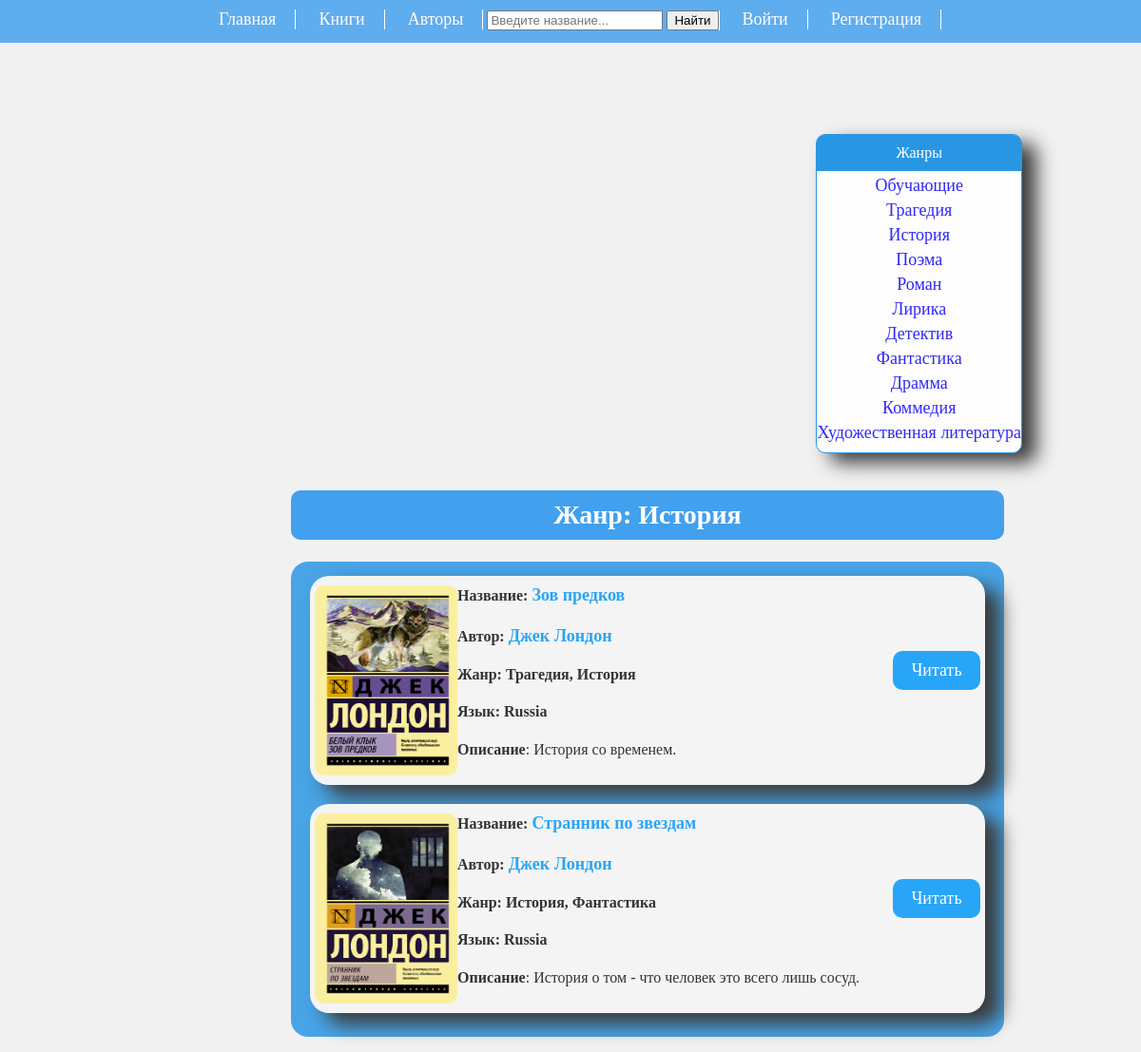
/genre_list/14/, run on the app's committed database.
### catalog/models.py (models this page shows, shortened)
class Genre(models.Model):
    LIST_GENRE =(
        ('n','Роман'),
        ('s','История'),
        ('d','Драмма'),
        ('c','Коммедия'),
        ('t','Трагедия'),
        ('p','Поэма'),
        ('f','Фантастика'),
        ('a','Художественная литература'),
        ('l','Лирика'),
        ('w','Обучающие'),
        ('k','Детектив')
    )
    name = models.CharField(
        max_length=2,
        help_text="Enter a book genre",
        choices=LIST_GENRE,
        unique=True,
        default='b')
    class Meta:
        ordering = ['-name']
    def get_absolute_url(self):
        return reverse('genre_list', args=[str(self.id)])

class Book(models.Model):
    title = models.CharField(max_length=200, verbose_name='Название')
    author = models.ForeignKey('Author', on_delete=models.CASCADE, null=True, verbose_name='Автор')
    summary = models.TextField(max_length=100, verbose_name='Описание')
    image = models.ImageField(upload_to='images/',verbose_name='Фото',null=True)
    pdf_file_book = models.FileField(upload_to='pdf/',verbose_name='Файл',null=True)
    genre = models.ManyToManyField('Genre', verbose_name='Жанр',related_name='genres_set')
    language = models.ForeignKey('Language', on_delete=models.SET_NULL, null=True, verbose_name='Язык')
    class Meta:
        ordering = ['title', 'author']
    def display_genre(self):
        return ', '.join([genre.name for genre in self.genre.all()])
    display_genre.short_description = 'Genre'
    def get_absolute_url(self):
        return reverse('book_detail', args=[str(self.id)])

class Author(models.Model):
    first_name = models.CharField(max_length=100)
    last_name = models.CharField(max_length=100)
    date_of_birth = models.DateField(null=True, blank=True)
    date_of_death = models.DateField('died', null=True, blank=True)
    class Meta:
        ordering = ['last_name', 'first_name']
    def __str__(self):
        return f'{self.first_name} {self.last_name}'
    def get_absolute_url(self):
        return reverse('author_detail', args=[str(self.id)])

class Language(models.Model):
    Language = (
        ('en','English'),
        ('ru','Russia'),
        ('ch','China'),
        ('fr','French'),
        ('po','Portugal'),
        ('ge','Germany'),
        ('sp','Spain')
    )
    name = models.CharField(
        max_length=50,
        choices=Language,
        unique=True,
        default='en')
    class Meta:
        ordering = ['name']

### catalog/views.py (the view)
# urls.py: path('genre_list/<int:pk>/', views.FilterBook.as_view(), name='genre_list')
class FilterBook(ListView):
    model = Genre
    def get_queryset(self):
        return super().get_queryset()
    def get_context_data(self, **kwargs):
        context = super().get_context_data(**kwargs)
        gr = Genre.objects.get(id=self.kwargs['pk'])
        context['genre'] = Genre.objects.all()
        context['genre_name'] = gr
        context["book_list"] = gr.genres_set.all
        return context

### catalog/templates/catalog/genre_list.html
{% extends 'catalog/pattern.html' %}
{% block content %}
{% if book_list %}
<div class="genre-list">
    <ul>
        <div class="genre-table">
            <li class="genre-title">
                Жанры
            </li>
            <div class="genre-list-td">
                {% for genre in genre %}
                    <li>
                        <span class="genre-span"><a href="{{ genre.get_absolute_url }}">{{ genre.get_name_display }}</a></span>
                    </li>
                {% endfor %}
            </div>
        </div>
    </ul>
</div>
<div class="list-info">
        <h2>Жанр: {{ genre_name.get_name_display }}</h2>
        <ul class="ul-list-book">
        {% for book in book_list %}
        <li>
            <div class="book-card">
                <div class="book-img">
                    <a href="{{ book.get_absolute_url }}"><img src="{{ book.image.url }}" alt=""></a>
                </div>
                <div class="book-info">
                    <strong>Название:
                        <a href="{{ book.get_absolute_url }}">
                            {{ book.title }}
                        </a>
                    </strong>
                    <h4>Автор:
                        <a href="{{ book.author.get_absolute_url }}">
                            {{book.author}}
                        </a>
                    </h4>
                    <h4>Жанр: {% for genre in book.genre.all %} {{ genre.get_name_display }}{% if not forloop.last %}, {% endif %}{% endfor %}</h4>
                    <h4>
                        Язык: {{ book.language.get_name_display }}
                    </h4>
                    <p>
                        <strong>Описание</strong>: {{ book.summary }}
                    </p>
                </div>
                <div class="book-read">
                    <a href="{{ book.get_absolute_url }}">Читать</a>
                </div>
            </div>
        </li>
        {% endfor %}
        </ul>
        {% else %}
        <h1 class="masage2">There are no books in the library.  :(</h1>
        {% endif %}
</div>
{% endblock %}

### catalog/static/catalog/css/styles.css (style rules this page uses)
body { margin: 0; padding: 0; color: #333; background: #f1f1f1; }
a { text-decoration: none; font-size: 18px; color: #3029f7; }
img { width: 120px; }
ul { padding: 0; }
li { list-style: None; }
.list-info { display: inline-block; width: 750px; margin-left: 25.5%; }
.list-info h2 { font-size: 28px; text-align: center; background: rgb(66, 160, 238); border-radius: 10px; padding: 10px 0 ; color: #ffffff; }
.genre-title { color: #ffffff; background: #2996e4; padding: 10px 0 ; border-radius: 8px 8px 0 0; }
.genre-list { float: right; margin: 80px 125px 0 0; }
.genre-list ul { background: #fefdfd; border: 1px solid #2996e4; padding-bottom: 10px; border-radius: 10px; box-shadow: 15px 10px 20px rgb(59, 59, 59); }
.genre-table { text-align: center; }
.genre-list-td { color: rgb(255, 255, 255); }
.genre-list-td li { margin-top: 5px; }
.ul-list-book { padding: 0; background: #2996e4d7; padding: 15px 20px 5px 20px; border-radius: 18px; }
.ul-list-book li { margin-bottom: 20px; background: #f4f4f4; border-radius: 20px; padding: 10px 5px; box-shadow: 16px 12px 20px rgb(59, 59, 59); }
.book-card { display:flex; height: 200px; }
.book-info { position: relative; width: 500px; }
.book-info a { color: #29a5f7; }
.book-img { position: relative; }
.book-img img { width: 150px; height: 200px; border-radius: 10px; }
.book-read { position: relative; width: 100px; text-align: center; }
.book-read a { display: block; margin-top: 75%; background: #29a5f7; color: #ffffff; padding: 10px 15px; border-radius: 10px; }
@media (max-width:1300px) { .list-info { margin-left: 22%; } }
@media (max-width:1600px) { .list-info { margin-left: 25.5%; } }

### data on the page
Genre: name "Обучающие"
Genre: name "Трагедия"
Genre: name "История"
Genre: name "Поэма"
Genre: name "Роман"
Genre: name "Лирика"
Genre: name "Детектив"
Genre: name "Фантастика"
Genre: name "Драмма"
Genre: name "Коммедия"
Genre: name "Художественная литература"
Book: image (picture), title "Зов предков", author "Джек Лондон", language.name "Russia", summary "История со временем."
Book: image (picture), title "Странник по звездам", author "Джек Лондон", language.name "Russia", summary "История о том - что человек это всего лишь сосуд."
